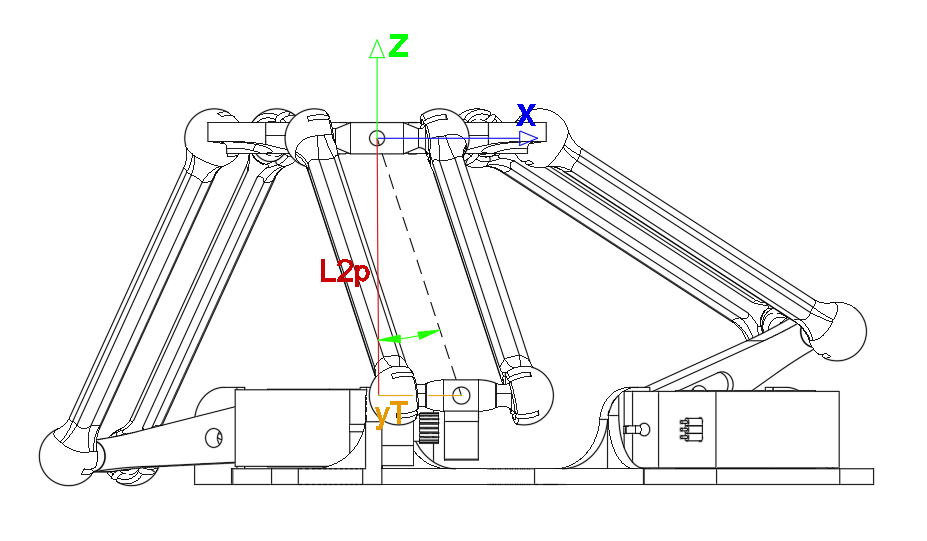
#> input picture documentos/Relatório/figuras/Imagem lateral do Manipulador Delta.png, 927 x 541 px
$ python anotar_delta_cinematica_preview.py
#> lines starting #> are read from the running program, lines starting #| are printed output that depends on the picture
from pathlib import Path
from math import atan2, cos, sin, radians

from PIL import Image, ImageDraw, ImageFont


ROOT = Path(__file__).resolve().parents[2]
SRC = ROOT / "documentos" / "Relatório" / "figuras" / "Imagem lateral do Manipulador Delta.png"
OUT_DIR = ROOT / "tmp_video_analysis"
OUT_DIR.mkdir(parents=True, exist_ok=True)
OUT = OUT_DIR / "delta_cinematica_anotada_preview_v3.png"
CLEAN_OUT = OUT_DIR / "delta_cinematica_base_limpa_preview.png"

SCALE = 3


def sc(p):
    return tuple(int(round(v * SCALE)) for v in p)


def font(size, bold=False):
    candidates = [
        r"C:\Windows\Fonts\arialbd.ttf" if bold else r"C:\Windows\Fonts\arial.ttf",
        r"C:\Windows\Fonts\calibrib.ttf" if bold else r"C:\Windows\Fonts\calibri.ttf",
    ]
    for candidate in candidates:
        if Path(candidate).exists():
            return ImageFont.truetype(candidate, size * SCALE)
    return ImageFont.load_default()


def text(draw, xy, value, fill, size=22, bold=True, anchor=None):
    draw.text(sc(xy), value, fill=fill, font=font(size, bold), anchor=anchor)


def line(draw, pts, fill, width=4):
    draw.line([sc(p) for p in pts], fill=fill, width=width * SCALE, joint="curve")


def dashed_line(draw, p1, p2, fill, width=3, dash=13, gap=9):
    x1, y1 = p1
    x2, y2 = p2
    dx = x2 - x1
    dy = y2 - y1
    length = (dx * dx + dy * dy) ** 0.5
    if length <= 0:
        return
    ux, uy = dx / length, dy / length
    d = 0
    while d < length:
        e = min(d + dash, length)
        line(draw, [(x1 + ux * d, y1 + uy * d), (x1 + ux * e, y1 + uy * e)], fill, width)
        d += dash + gap


def arrow(draw, p1, p2, fill, width=4, head=15):
    line(draw, [p1, p2], fill, width)
    ang = atan2(p2[1] - p1[1], p2[0] - p1[0])
    left = (p2[0] - head * cos(ang - radians(30)), p2[1] - head * sin(ang - radians(30)))
    right = (p2[0] - head * cos(ang + radians(30)), p2[1] - head * sin(ang + radians(30)))
    draw.polygon([sc(p2), sc(left), sc(right)], fill=fill)


def arc(draw, center, radius, start_deg, end_deg, fill, width=4):
    x, y = center
    bbox = (x - radius, y - radius, x + radius, y + radius)
    draw.arc(sc_bbox(bbox), start=start_deg, end=end_deg, fill=fill, width=width * SCALE)


def sc_bbox(bbox):
    return tuple(int(round(v * SCALE)) for v in bbox)


def remove_existing_annotations(img):
    """Remove the previous coloured annotations from the report image.

    The file in the report is not the clean render; it already contains coloured
    axes and labels. This keeps the black CAD lines and wipes only saturated
    annotation colours, plus the old dashed construction line.
    """
    px = img.load()
    w, h = img.size
#> w = 927; h = 541
    for y in range(h):
        for x in range(w):
            r, g, b = px[x, y][:3]
            maxc = max(r, g, b)
            minc = min(r, g, b)
            saturated = maxc - minc > 24 and maxc > 105
            blue_green = b > 120 or g > 135
            red_or_orange = r > 135 and (g < 170 or b < 120)
            if saturated and (blue_green or red_or_orange):
                px[x, y] = (255, 255, 255)

    draw = ImageDraw.Draw(img)
    # Old black dashed construction line visible in the current report image.
    for offset in (-5, -3, -1, 1, 3, 5):
        draw.line([(386 + offset, 141), (459 + offset, 363)], fill=(255, 255, 255), width=3)
    return img


def main():
    img = Image.open(SRC).convert("RGB")
    img = remove_existing_annotations(img)
    img.save(CLEAN_OUT)

    img = img.resize((img.width * SCALE, img.height * SCALE), Image.Resampling.LANCZOS)
#> img: PIL image 2781x1623 RGB
    draw = ImageDraw.Draw(img)

    # Anchor points adjusted to the visible joints in the clean side view.
    origin = (408, 141)
    top_joint = (442, 141)
    servo_axis = (407, 393)
    lower_joint = (462, 360)
    arm_mid = (430, 248)
    right_upper = (600, 216)
    right_elbow = (807, 315)
    right_servo = (836, 390)

    blue = (25, 55, 220)
    green = (0, 155, 80)
    red = (185, 20, 28)
    orange = (230, 125, 0)
    black = (15, 15, 15)
    gray = (105, 105, 105)

    # Reference axes, placed at the platform centre.
    arrow(draw, origin, (545, 141), blue, width=4, head=16)
    arrow(draw, origin, (408, 45), green, width=4, head=16)
    arrow(draw, origin, (360, 174), black, width=3, head=12)
    text(draw, (552, 130), "X", blue, size=24, anchor="lm")
    text(draw, (416, 40), "Z", green, size=24, anchor="lm")
    text(draw, (351, 185), "Y", black, size=22, anchor="mm")

    # Main projected length used by the lateral IK.
    arrow(draw, origin, servo_axis, red, width=4, head=0)
    dashed_line(draw, origin, lower_joint, gray, width=3, dash=13, gap=9)
    text(draw, (377, 268), "L2p", red, size=23, anchor="rm")

    # Active and passive links.
    line(draw, [top_joint, lower_joint], red, width=5)
    text(draw, (477, 238), "L2", red, size=22, anchor="lm")
    line(draw, [servo_axis, lower_joint], orange, width=5)
    text(draw, (438, 407), "L1", orange, size=21, anchor="lm")

    # Extra dimensions visible on the inspiration drawing.
    line(draw, [right_upper, right_elbow], black, width=5)
    text(draw, (713, 227), "L2", black, size=23, anchor="mm")
    line(draw, [right_elbow, right_servo], black, width=5)
    text(draw, (853, 357), "L1", black, size=21, anchor="lm")
    arrow(draw, origin, top_joint, gray, width=3, head=10)
    text(draw, (425, 121), "L3", gray, size=18, anchor="mm")

    # Local construction arrows and angles.
    arrow(draw, servo_axis, lower_joint, orange, width=4, head=12)
    text(draw, (426, 426), "Y'", orange, size=19, anchor="mm")

    arc(draw, servo_axis, 48, 300, 354, orange, width=4)
    text(draw, (454, 382), "theta", orange, size=17, anchor="lm")

    arc(draw, lower_joint, 56, 197, 255, red, width=4)
    text(draw, (424, 337), "phi", red, size=17, anchor="rm")

    arc(draw, origin, 55, 62, 90, black, width=4)
    text(draw, (440, 91), "omega", black, size=17, anchor="lm")

    arc(draw, lower_joint, 43, 244, 307, green, width=4)
    text(draw, (481, 329), "gamma", green, size=17, anchor="lm")

    # Compact legend, kept outside the mechanism and without opaque boxes.
    lx, ly = 46, 45
    text(draw, (lx, ly), "theta -> angulo do servo", green, size=15, anchor="lm")
    text(draw, (lx, ly + 24), "phi -> angulo intermedio", red, size=15, anchor="lm")
    text(draw, (lx, ly + 48), "omega -> angulo auxiliar", black, size=15, anchor="lm")
    text(draw, (lx, ly + 72), "gamma -> geometria local", orange, size=15, anchor="lm")

    img = img.resize((img.width // SCALE, img.height // SCALE), Image.Resampling.LANCZOS)
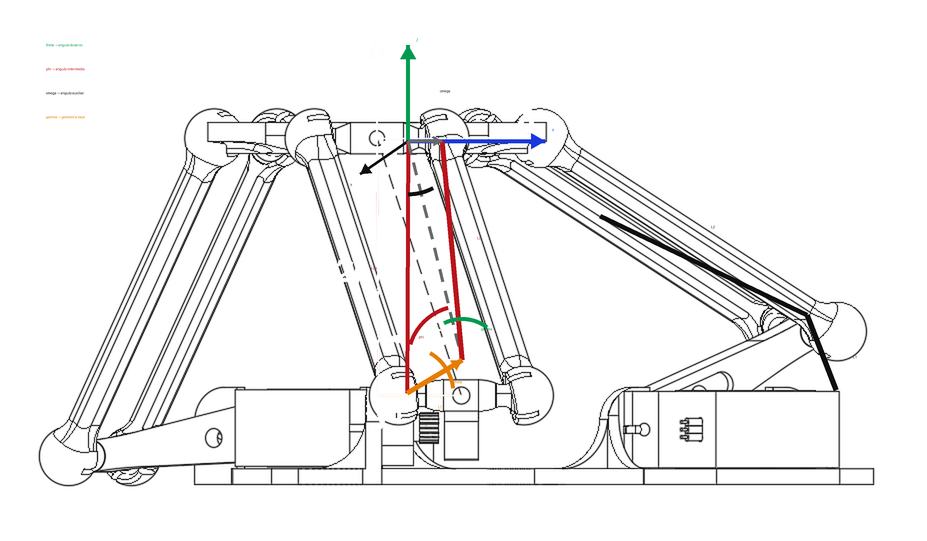
#> img: PIL image 927x541 RGB; mean R, G, B 242.2, 241.6, 241.6
    img.save(OUT)
    print(OUT)


if __name__ == "__main__":
    main()

$ run again, with documentos/Relatório/figuras/angulo_120_servos.png copied over documentos/Relatório/figuras/Imagem lateral do Manipulador Delta.png
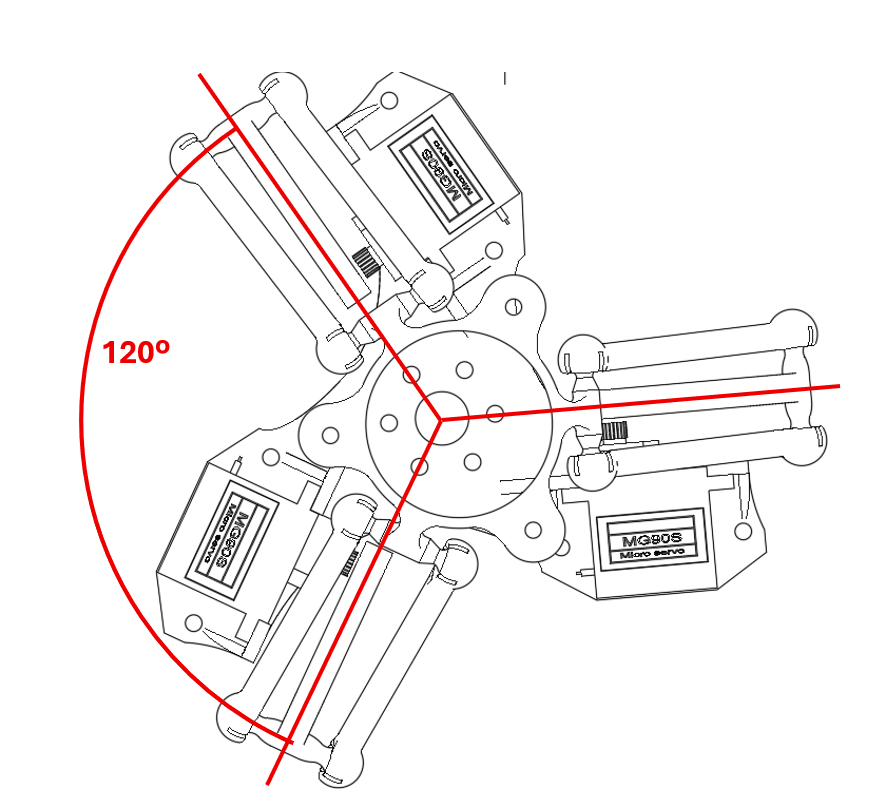
#> input picture documentos/Relatório/figuras/angulo_120_servos.png, 877 x 805 px
#> in main, `img = remove_existing_annotations(img)`:
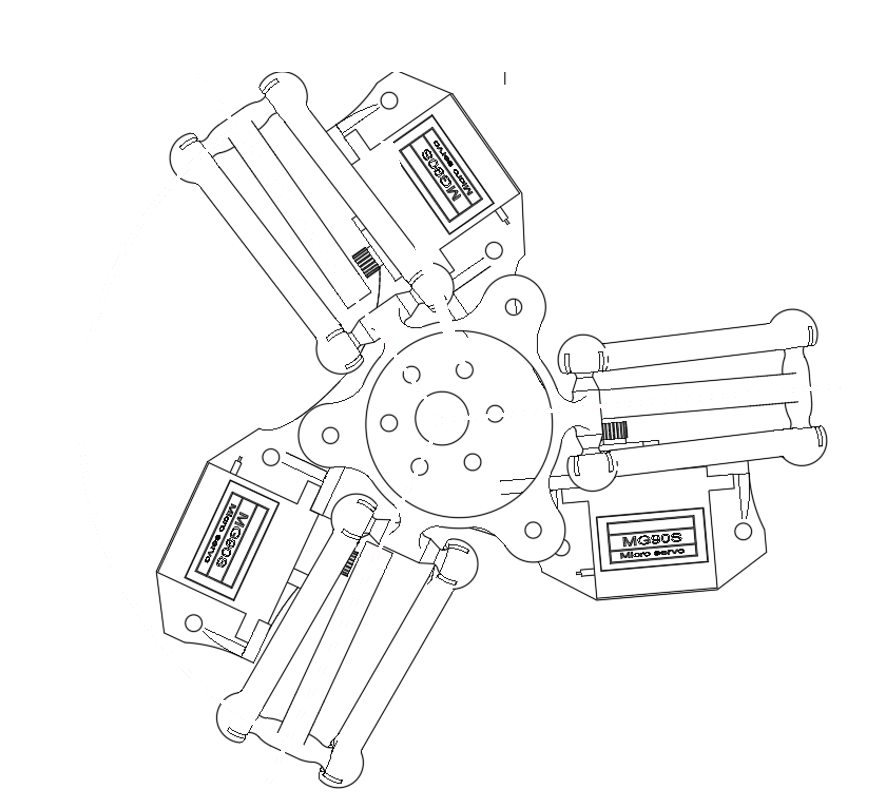
#> img: PIL image 877x805 RGB; mean R, G, B 247.5, 247.5, 247.5

$ run again, with documentos/Relatório/figuras/convencao_angulo_delta_kinematics_library.png copied over documentos/Relatório/figuras/Imagem lateral do Manipulador Delta.png
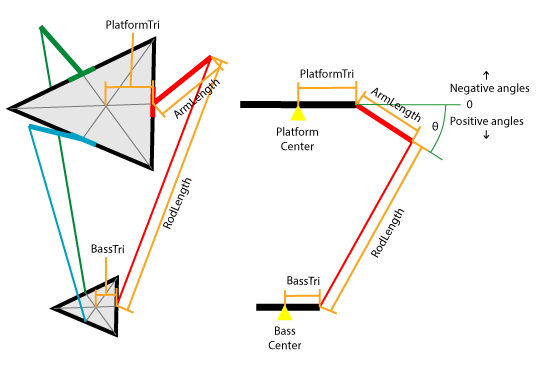
#> input picture documentos/Relatório/figuras/convencao_angulo_delta_kinematics_library.png, 545 x 365 px
#> in main, img is the input picture: PIL image 545x365 RGB; mean R, G, B 244.8, 242.9, 240.7
#> in main, `img = img.resize((img.width * SCALE, img.height * SCALE), Image.Resamp..`:
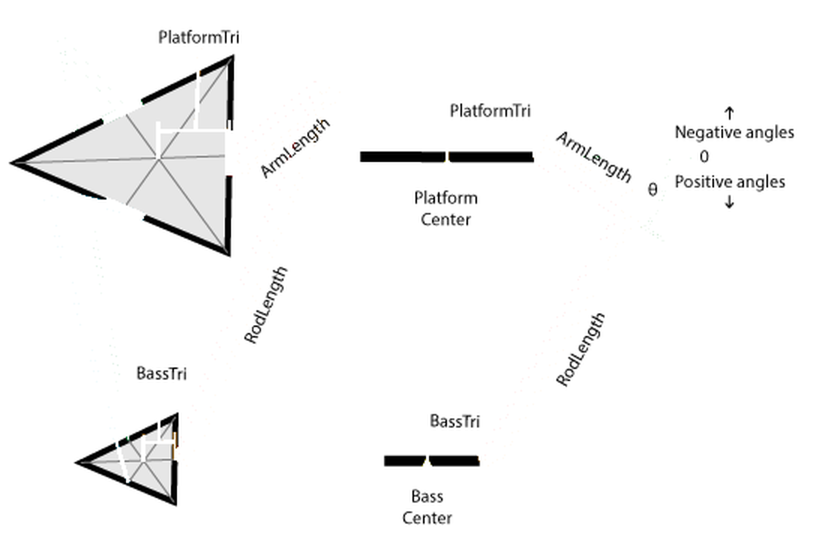
#> img: PIL image 1635x1095 RGB (shown at 1/2 size); mean R, G, B 247, 247, 247
#> in main, `img = img.resize((img.width // SCALE, img.height // SCALE), Image.Resa..`:
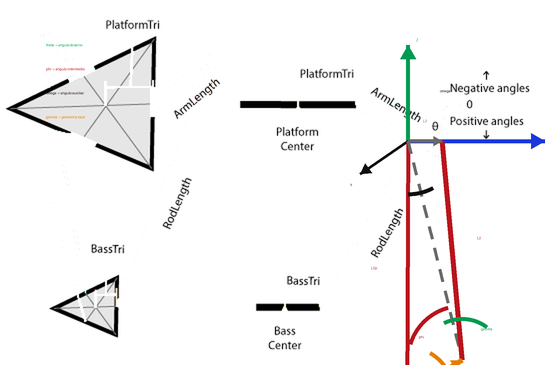
#> img: PIL image 545x365 RGB; mean R, G, B 244, 242.6, 242.7

$ run again, with documentos/Relatório/figuras/projecao_L2_cinematica_inversa.png copied over documentos/Relatório/figuras/Imagem lateral do Manipulador Delta.png
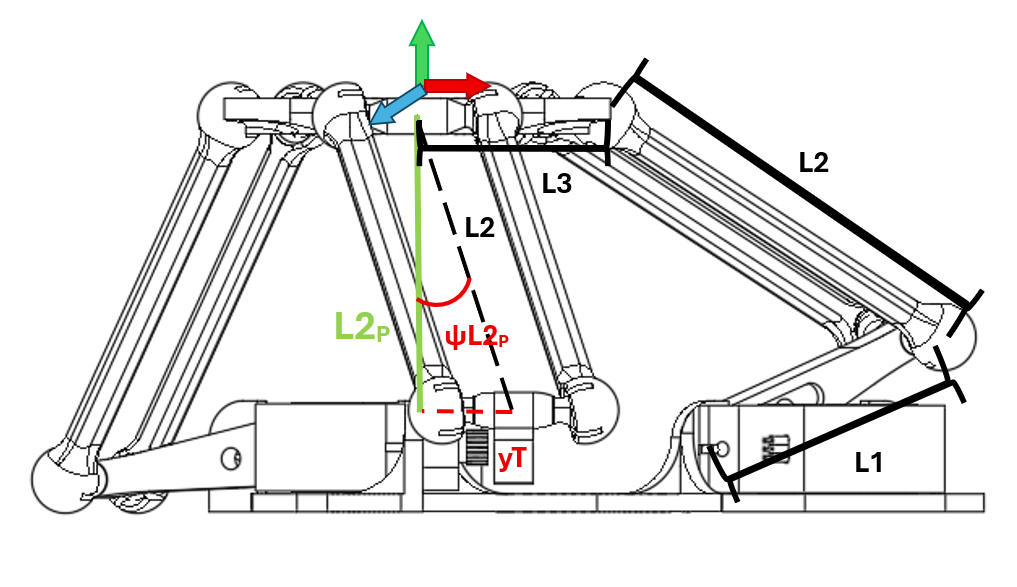
#> input picture documentos/Relatório/figuras/projecao_L2_cinematica_inversa.png, 1017 x 587 px
#> in main, `img = img.resize((img.width // SCALE, img.height // SCALE), Image.Resa..`:
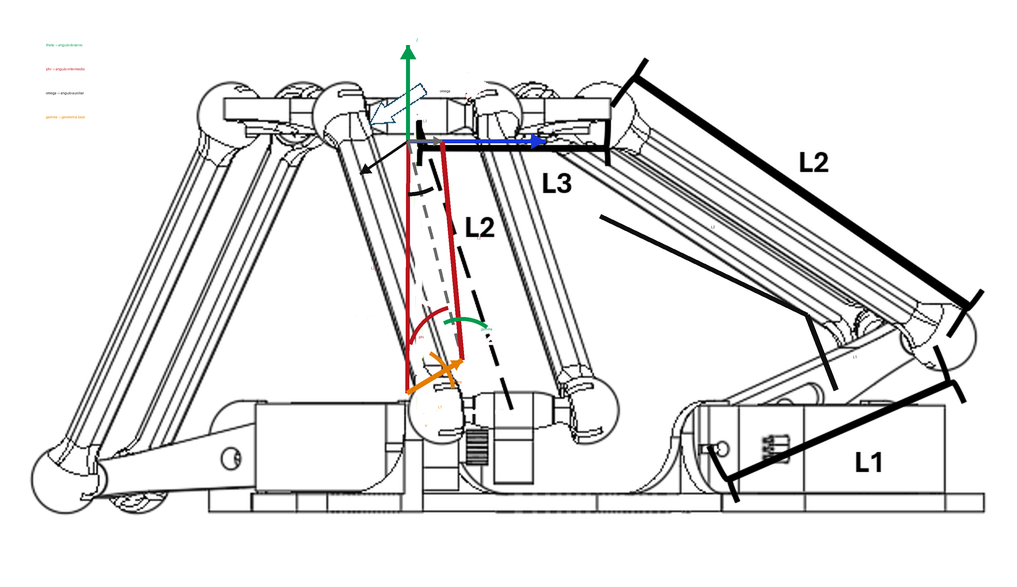
#> img: PIL image 1017x587 RGB; mean R, G, B 233.5, 233, 233
